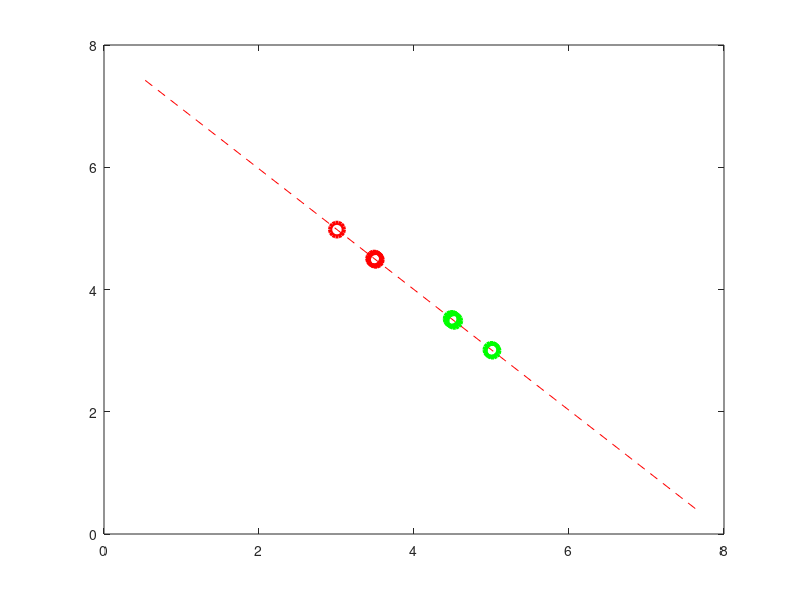

MATLAB code for this plot:
function flda1
  X = [2 3;
       3 4;
       4 5;
       5 6;
       5 7;
       2 1;
       3 2;
       4 2;
       4 3;
       6 4;
       7 6];
  c = [1;  1;  1;  1;  1;  2;  2;  2;  2;  2;  2]; 
  
  c1 = X(find(c==1),:);
  c2 = X(find(c==2),:);
  figure;

p1 = plot(c1(:,1), c1(:,2), "ro", "markersize",10, "linewidth", 3); hold on;
p2 = plot(c2(:,1), c2(:,2), "go", "markersize",10, "linewidth", 3);

xlim([0 8])
ylim([0 8])
classes=max(c);
mu_total=mean(X);
mu=[mean(c1);mean(c2)];
Sw = (X - mu(c,:))'*(X - mu(c,:));
Sb=(ones(classes,1)* mu_total - mu)' * (ones(classes,1) * mu_total - mu);
[V, D] = eig(Sw\Sb);
[D, i] = sort(diag(D), 'descend');
V = V(:,i)
scale = 5;
pc1 = line([mu_total(1) - scale * V(1,1) mu_total(1) + scale * V(1,1)], [mu_total(2) - scale * V(2,1) mu_total(2) + scale * V(2,1)]);
set(pc1, 'color', [1 0 0], "linestyle", "--")
Xm = bsxfun(@minus, X, mu_total);
disp('Linear discriminant is:')
disp(V(:,1))
%projection
z = Xm*V(:,1);
%reconstruction
p = z*V(:,1)';
p = bsxfun(@plus, p, mu_total);
delete(p1);
delete(p2);

y1 = p(find(c==1),:)
y2 = p(find(c==2),:)

q1 = plot(y1(:,1),y1(:,2),"ro", "markersize", 10, "linewidth", 3);
q2 = plot(y2(:,1), y2(:,2),"go", "markersize", 10, "linewidth", 3);
endfunction
